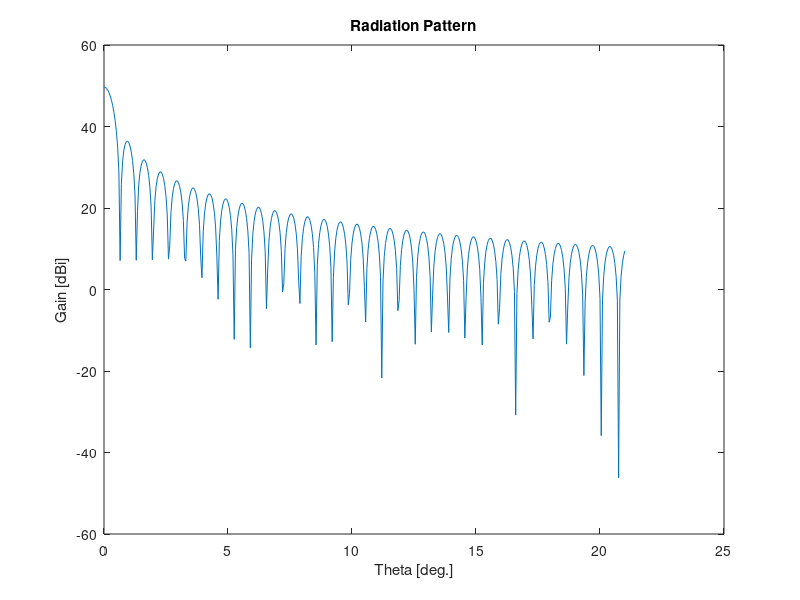

Write the MATLAB code that produced this figure. (Note: this script raises an error after producing the figure.)
clc;
clear all;

%%% Radiation pattern
Data=importdata('RadiationPattern2.txt');
Theta_tx=Data.data(3601:4021,1);
Gain=Data.data(3601:4021,3);
figure()
plot(Theta_tx,Gain)
xlabel('Theta [deg.]')
ylabel('Gain [dBi]')
title('Radiation Pattern')


%Service Area
[Latitud,Longitud,AreaR] = read_data( );
    LatMin                   = -40;
    LatMax                   = 60;
    LonMin                   = -30;
    LonMax                   = 80;
[LatNA,LonNA,Ef_Area] = region( LatMin,LatMax,LonMin,LonMax,Latitud,Longitud,AreaR);
C1=size(LatNA(:,1));
C2=size(LonNA(1,:));
%%

% System 
Pt = 15; %20 %Pot Tx dBW
Rt=6378.2;      % Radius of the Earth in Km
rad=pi/180;     % Conversion from degrees to radians
Nivel = 3; %3 %Nivel Relat deseado

phi0 = 0; %45 %Elliptical beam inclination
las = 0; %0 %Lat subsatellite
los = 30; %1 %Lon subsatellite
hs = 35786; %35786 %Height Sat (km)

%%%Beam centers (lat,long)
nBeams=16;
 laa1 = linspace(-30,30,nBeams);
 %laa1=[39.3 42 44.7 47.4 5.2 51 53.7 56.4 39.5 42.2] ;
 %loa1 =[-5.3 0 5.3 10.6 15.9 -0.5 6 12.3 11.4 16.7]; 
 loa1=linspace(0,60,nBeams);
 longitud = zeros(1,nBeams*nBeams);
 latitud = zeros(1,nBeams*nBeams);
 for i=1 : length(loa1)
    longitud(1+(i-1)*length(laa1):(i)*length(laa1)) = loa1;
    lattitud(1+(i-1)*length(loa1):(i)*length(loa1)) = laa1(i);
 end
 laa1=lattitud;
 loa1=longitud;
 
%laa1 =[39.3] ;
%loa1 =[-5.3]; 

Number_beams=size(laa1); %numbers of beams
thetamax=0.4.*ones(size(laa1)); %up to which the footprint is projected

%%%%EIRP preparation
EIRP=Pt+Gain;
EIRP_M=zeros(C1(1),C2(2));
latbeam=[];
lonbeam=[];
A1_p=LonNA;
A1_p(LonNA>180)=A1_p(LonNA>180)-360;
A1=A1_p(:)'; % change to a vector
B1=LatNA(:)';


%%%Footprint generator

for i=1:Number_beams(2) %%%for each beam
    j=1;
    while Theta_tx(j)<= thetamax(i)
       
        theta1=Theta_tx(j);
         theta2=Theta_tx(j);
         laa = laa1(1,i);
         loa = loa1(1,i);
        % The point in geographic coordinates is
        Ag=[Rt loa laa]';
        % I transform it to Cartesian coordinates
        [Ac]=LoLa2CT(Ag);
        % As the subsatellite point is not at (0,0) I rotate the Earth to put it there.
        [Aa]=CTrotCT(Ac,los,las);
        %  Now I transform it to Cartesian coordinates at the satellite.
        [As]=CT2CS(Aa,hs);
        % And finally I transform the Cartesians into angles of vision...
        [Sa]=CS2SV(As);       
 % We calculate the intersection of the line of sight with the Earth's surface.
        [Pt]=SV2CT(Sa,hs);
 % Now I undo the initial twist
        [Pt]=CTrotCTinv(Pt,los,las);
        % The distance from the satellite to the point of aiming Ra 
        [Psat]=LoLa2CT([Rt los las]')*(Rt+hs)/Rt;
        Xap=Sa(2)*cos(Sa(3)*rad);Yap=Sa(2)*sin(Sa(3)*rad);
        Ra=sqrt((Psat(1)-Pt(1)).^2+(Psat(2)-Pt(2)).^2+(Psat(3)-Pt(3)).^2);
        % Calculation of the contour diagram at dB level 
        Phi=[0:0.5:360];
        Xa=theta1.*cos((Phi)*rad);
        Ya=theta2.*sin((Phi)*rad);
        
        
        [Phi,Theta3] = cart2pol(Xa,Ya); % Phi is in radians
        
        Theta=Theta3.*sqrt(Nivel/3); %Beamwidth at dB level
        
        [Xa,Ya]=pol2cart(Phi,Theta);
        Za=ones(size(Xa));

        Pa=[Xa;Ya;Za];      % Points of the ellipse pointing to the subsatellite point
        Giro=[cos(-phi0*rad) sin(-phi0*rad) 0 ;-sin(-phi0*rad) cos(-phi0*rad) 0 ; 0 0 1];
        Ppa=Giro*Pa;        % Points of the rotated ellipse phi0
   
        % Now you have to point to the antenna pointing direction (Xap,Yap).
        Ppa(1,:)=Xap+Ppa(1,:); Ppa(2,:)=Yap+Ppa(2,:);
        
        
        % Conversion of Cartesian coordinates on the satellite to angles of view
        Theta1=sqrt(Ppa(1,:).^2+Ppa(2,:).^2);
        Phi1=atan2(Ppa(2,:),Ppa(1,:))/rad;
                
        Sv(2,:)=Theta1; Sv(3,:)=Phi1; Sv(1,:)=1;

        % We calculate the intersection of the lines of sight with the Earth's surface.

        [Pt]=SV2CT(Sv,hs);
        
        % Now I undo the initial twist
        [Pt]=CTrotCTinv(Pt,los,las); 
        
        %  Calculate distances to the satellite
        
        R=sqrt((Psat(1)-Pt(1,:)).^2+(Psat(2)-Pt(2,:)).^2+(Psat(3)-Pt(3,:)).^2);
        Dif=20*log10(Ra./R);
        %Convert Cartesian coordinates to geographic coordinates
        [Pg]=CT2LoLa(real(Pt));
        longitudes=Pg(2,:);
        latitudes=Pg(3,:);
        if(i>1)
       latbeam1=latbeam;
       lonbeam1=lonbeam; 
        else
             latbeam1=[];
       lonbeam1=[]; 
        end
       latbeam=[latbeam1 latitudes NaN];
       lonbeam=[lonbeam1 longitudes NaN];  
        
       
        S=size(latitudes);
        
        A=EIRP_M;%auxilar matriz EIRP
        

LonNA(LonNA>180)=LonNA(LonNA>180)-360;
             in = 1.*inpolygon(LonNA(:),LatNA(:),longitudes,latitudes);

            in_M=vec2mat(in,size(LatNA,1));
            in_M=in_M';
            A(in_M==1)=EIRP(j);
            EIRP_M(EIRP_M<A)=EIRP(j);

      

         j=j+1;

    end
end


figure()
EIRP_M=real(EIRP_M);
EIRP_M(EIRP_M==0)=NaN;
cmin=60;
cmax=65;
map(LatMin,LatMax,LonMin,LonMax,LatNA,LonNA,EIRP_M,cmin,cmax);
title('EIRP[dB]');

